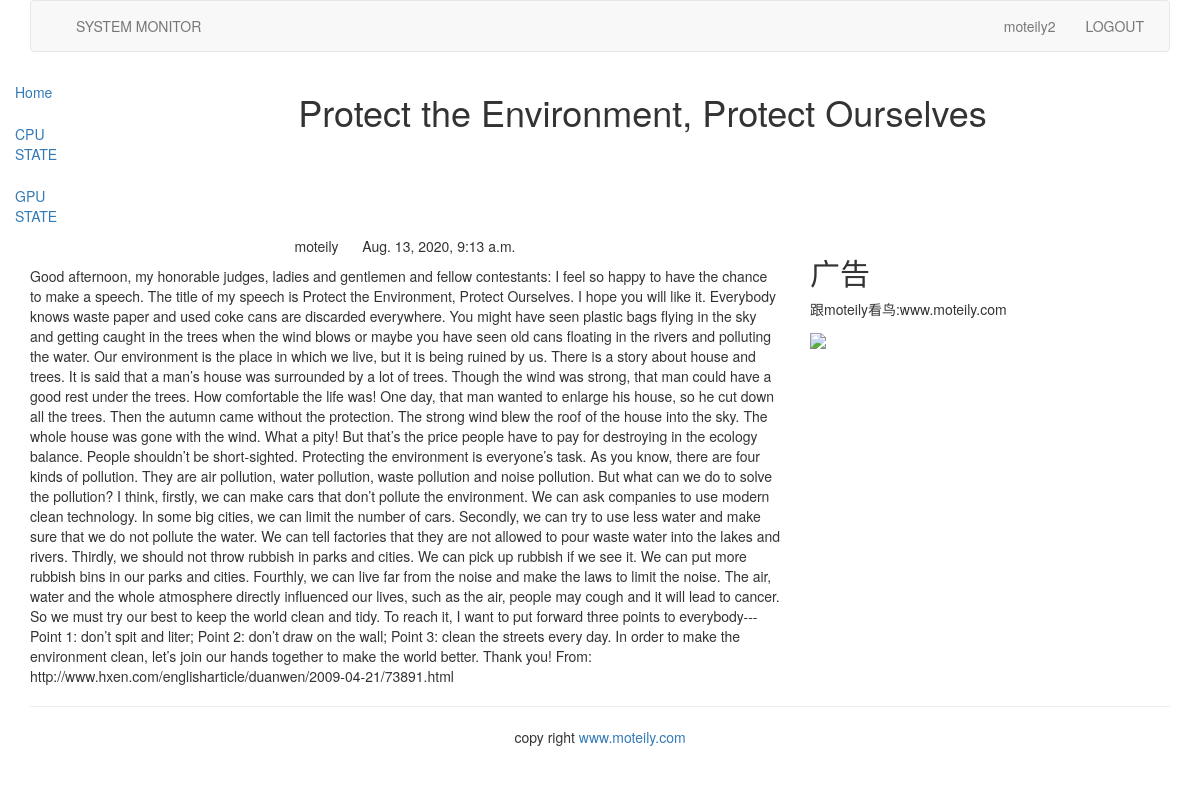
The app's page /blog/1/ (signed in) with its own data.
### blog/models.py (models this page shows, shortened)
class BlogArticles(models.Model):
    title = models.CharField(max_length=300)   #字符串类型，必须要给出max_length,对应于html中的<input type="text">
    author = models.ForeignKey(User, on_delete=models.CASCADE, related_name="blog_posts")  # CASCADE:级联删除，
    body = models.TextField()
    publish = models.DateTimeField(default=timezone.now)
    class Meta:
        ordering = ("-publish",)  # 元组只有一个元素时，要加，

### blog/views.py (the view)
# urls.py: path('<int:article_id>/', views.blog_article, name='blog_article'),
def blog_article(request, article_id):
    article = get_object_or_404(BlogArticles, id=article_id)    #从model层得到数据
    pub = article.publish
    return render(request, "blog/content.html", {"article": article, "publish": pub})   #交给template层的html进行显示

### templates/blog/content.html (shortened to what this page needs)
{% extends "base.html" %}
{% block content %}
<div class="row text-center vertical-middle-sm">
    <h1>{{ article.title }}</h1>
</div>
<div class="row">
    <div class="col-xs-12 col-md-8">
        <p class="text-center">
            <span>{{ article.author.username }}
            </span>
            <span style="margin-left:20px">{{ publish }}</span>
        </p>
<div>{{article.body}}</div>
    </div>
    <div class="col-xs-6 col-md-4">
        <h2>广告</h2>
        <p>跟moteily看鸟:www.moteily.com</p>
        <img src="https://ss0.bdstatic.com/70cFvHSh_Q1YnxGkpoWK1HF6hhy/it/u=2380211865,1653699537&fm=15&gp=0.jpg">
    </div>
</div>
{% endblock %}

### templates/header.html (shortened to what this page needs)
{% load static %}
<div class="container">
    <nav class="navbar navbar-default" role="navigation">
        <div class="navbar-header">
            <a class="navbar-brand" href="http://www.moteily.com">
            </a>
        </div>
        <div>
            <ul class="nav navbar-nav" role="navigation">
                <li><a href="{% url 'blog:blog_title'%}">SYSTEM MONITOR</a></li>
            </ul>
            <ul class="nav navbar-nav navbar-right" style="margin-right:10px">
                {% if user.is_authenticated %}
                <li><a href="#">{{ user.username }}</a></li>
                <li><a href="{% url 'account:user_logout' %}">LOGOUT</a></li>
                {% else %}
                <li><a href="{% url 'account:user_login' %}">LOGIN</a></li>
                {% endif %}
            </ul>
        </div>
    </nav>
</div>

### records on screen
BlogArticles: title "Protect the Environment, Protect Ourselves", author.username "moteily", publish "Aug. 13, 2020, 9:13 a.m.", body "Good afternoon, my honorable judges, ladies and gentlemen and fellow contestants: I feel so happy to have the chance to make a speech. The title of my speech is Protect the Environment, Protect Ourselves. I hope you will like it. Everybody knows waste paper and used coke cans are discarded everywhere. You might have seen plastic bags flying in the sky and getting caught in the trees when the wind blows or maybe you have seen old cans floating in the rivers and polluting the water. Our environment is the place in which we live, but it is being ruined by us. There is a story about house and trees. It is said that a man’s house was surrounded by a lot of trees. Though the wind was strong, that…"

### other values on screen
{{ user.username }} "moteily2"
